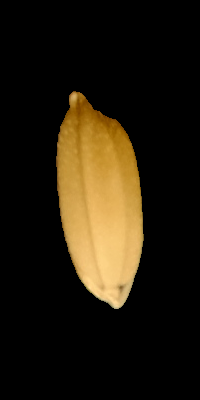
#> input picture 4. Edge Detection/images/seed.png, 200 x 400 px; the run also reads 1 picture not shown here
$ jupyter execute --allow-errors Edge_Detection_2022.ipynb   (older library calls are emulated)
#> lines starting #> are read from the running program, lines starting #| are printed output that depends on the picture; after the words box and inside, x2 and y2 are one past the last pixel; in counts of white or black regions, pixels touching at a corner belong together
# Assignment 4: Edge Detection
Tổng quan: Ở bài tập này, chúng ta sẽ thực hành lập trình một số hàm để phát hiện cạnh, đường biên.

[cell 1]
from IPython.display import Image

import matplotlib.pyplot as plt
import os
import cv2
import numpy as np

## Câu 1:
Viết hàm sử dụng phương pháp gradient (bằng hàm có sẵn) và dùng toán tử  Sobel/Prewitt  để tính đạo hàm.
Sử dụng kết quả trên và Canny để phát hiện đường bao cho một ảnh bất kỳ.
Kiểm tra sự ổn định của hai phương pháp trên toàn bô số ảnh hạt thóc trong thư mục
hiện thời. Nhận xét kết quả đạt được (tỉ lệ thành công của mỗi phương pháp).

### 1.1 Sobel Edge Detection
Thư viện OpenCV cung cấp hàm cv2.Sobel() để tính đạo hàm Sobel của ảnh.

Xem thêm các tham số của hàm: https://docs.opencv.org/4.5.2/d4/d86/group__imgproc__filter.html#gacea54f142e81b6758cb6f375ce782c8d

Để các thuật toán phát hiện biên edge detection làm việc tốt, trước hết ta cần làm mịn ảnh để loại bớt nhiễu. Ta có thể dùng hàm cv2.GaussianBlur() để làm mịn ảnh.

Hàm cv2.Sobel() cho phép tính đạo hàm theo các hướng dọc và ngang của ảnh, để tổng hợp kết quả, ta lấy trung bình của đạo hàm theo hai hướng tại mỗi điểm ảnh.

Cuối cùng, Sobel sẽ làm nổi bật các đường biên, còn các nhiễu sẽ mờ hơn, vì vậy ta chọn ngưỡng để loại bỏ các điểm ảnh có độ sáng thấp này.

Yêu cầu:
- Đọc ảnh đầu vào
- Chuyển sang ảnh xám
- Làm mịn ảnh bằng bộ lọc Gauss
- Tính đạo hàm theo phương ngang
- Tổng hợp kết quả bằng trung bình của đạo hàm theo hai hướng
- Dùng ngưỡng để loại bỏ điểm có cường độ sáng thấp

[cell 2]
def basic_sobel_edge_detection(image_path, blur_ksize=5, sobel_ksize=1, skipping_threshold=30):
    ### YOUR CODE HERE ###
#> called with image_path = 'images/seed.png', blur_ksize = 7, sobel_ksize = 1, skipping_threshold = 30
    img = cv2.imread(image_path) #Đọc ảnh đầu vào
#> img is the input picture: shape (400, 200, 3); mean B, G, R 12.9, 27.4, 35.5
    gray = cv2.cvtColor(img, cv2.COLOR_BGR2GRAY) #Chuyển ảnh thành ảnh đa mức xám
    img_gaussian =cv2.GaussianBlur(gray, (blur_ksize, blur_ksize), 0) #Lọc ảnh đa mức xám bằng bộ lọc Gauss với kích thước phụ thuộc vào blur_ksize

    #sobel
    img_sobelx = cv2.Sobel(img_gaussian,cv2.CV_8U,1,0,ksize=sobel_ksize)
    img_sobely = cv2.Sobel(img_gaussian, cv2.CV_8U, 0, 1, ksize=sobel_ksize) #Thực hiện Sobel theo phương y, tương tự theo phương x

    img_sobel = cv2.bitwise_or(img_sobelx, img_sobely) #Tổng hợp ảnh Sobel từ phương x và y

    #Cắt ngưỡng
    for i in range(img_sobel.shape[0]):
        for j in range(img_sobel.shape[1]):
            if img_sobel[i][j] < skipping_threshold:
                img_sobel[i][j] = 0
            else:
                img_sobel[i][j] = 255
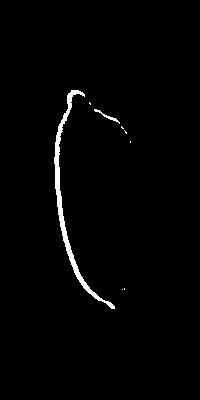
#> img_sobel: shape (400, 200); 1.5% white; 8 white regions (6 under 20 px), largest, box (x1, y1, x2, y2) and area: (54, 90, 115, 309) 1147, (94, 109, 120, 124) 66
    return img_sobel
    ### YOUR CODE HERE ###

Ta thử chạy hàm với một ảnh trong bộ dữ liệu và xem kết quả

[cell 3]
image_path = 'images/seed.png'
gray = cv2.imread(image_path, 0)
img_sobel = basic_sobel_edge_detection(image_path, 7, 1, 30)

#> (the rest of this cell did not finish here and is left out)

Yêu cầu:
- Tương tự như hàm basic_sobel_edge_detection
- Sử dụng CV_64F thay cho CV_8U để cải thiện chất lượng
- Sau đó dùng hai hàm np.absolute() và np.uint8() để đưa về kiểu dữ liệu ban đầu

[cell 4]
def sobel_edge_detection(image_path, blur_ksize=7, sobel_ksize=1, skipping_threshold=30):
    ### YOUR CODE HERE ###
#> called with image_path = 'images/seed.png', blur_ksize = 7, sobel_ksize = 1, skipping_threshold = 30
    img = cv2.imread(image_path)
    gray = cv2.cvtColor(img, cv2.COLOR_BGR2GRAY)
    img_gaussian =cv2.GaussianBlur(gray, (blur_ksize, blur_ksize), 0)

    img_sobelx = cv2.Sobel(img_gaussian,cv2.CV_64F,1,0,ksize=sobel_ksize)
    img_sobely = cv2.Sobel(img_gaussian, cv2.CV_64F, 0, 1, ksize=sobel_ksize)

    img_sobel = cv2.bitwise_or(img_sobelx, img_sobely)

    img_sobel = np.absolute(img_sobel)
    img_sobel = np.uint8(img_sobel)

    ### YOUR CODE HERE ###
    return img_sobel

[cell 5]
### YOUR CODE HERE ###
image_path = 'images/seed.png'
gray = cv2.imread(image_path, 0)
img_sobel = sobel_edge_detection(image_path, 7, 1, 30)

#> (the rest of this cell did not finish here and is left out)

### 1.2. Prewitt Edge Detection
Để tính đạo hàm theo toán tử Prewitt, ta có thể dùng hàm cv2.filter2D() và truyền tham số kernel theo Prewitt.

Ta sẽ tính 2 trường hợp cạnh black-to-white và white-to-black rồi tính trung bình cộng 2 kết quả.

Cuối cùng đặt ngưỡng loại bỏ nhiễu.

[cell 6]
import numpy as np

# [26 lines left out: function prewitt_edge_detection, not called in this run]

[cell 7]
def prewitt_edge_detection(image_path, blur_ksize = 5, skipping_threshold=30):
    ### YOUR CODE HERE ###
#> called with image_path = 'images/seed.png', blur_ksize = 5, skipping_threshold = 30
    img = cv2.imread(image_path)
    gray = cv2.cvtColor(img, cv2.COLOR_BGR2GRAY)
    img_gaussian = cv2.GaussianBlur(gray, (blur_ksize, blur_ksize), 0)

    #prewitt
    kernelx = np.array([[1,1,1],[0,0,0],[-1,-1,-1]])
    kernely = np.array([[-1,0,1],[-1,0,1],[-1,0,1]])
    img_prewittx = cv2.filter2D(img_gaussian, -1, kernelx)
    img_prewitty = cv2.filter2D(img_gaussian, -1, kernely)
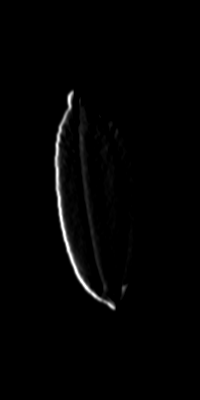
#> img_prewitty: shape (400, 200); min 0, max 255, mean 3.2
    img_prewitt1 = (img_prewittx + img_prewitty)/2

    kernelx2 = np.array([[1, 0, -1], [1, 0, -1], [1, 0, -1]])
    kernely2 = np.array([[-1, -1, -1], [0, 0, 0], [1, 1, 1]])
    img_prewittx2 = cv2.filter2D(img_gaussian, -1, kernelx2)
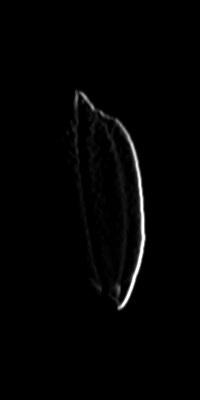
#> img_prewittx2: shape (400, 200); min 0, max 255, mean 3.1
    img_prewitty2 = cv2.filter2D(img_gaussian, -1, kernely2)
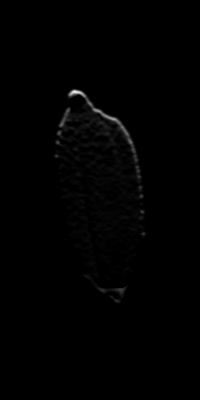
#> img_prewitty2: shape (400, 200); min 0, max 241, mean 1.4
    img_prewitt2 = (img_prewittx2 + img_prewitty2) / 2

    img_prewitt = (img_prewitt1 + img_prewitt2)/2
    for i in range(img_prewitt.shape[0]):
        for j in range(img_prewitt.shape[1]):
            if img_prewitt[i][j] < skipping_threshold:
                img_prewitt[i][j] = 0
            else:
                img_prewitt[i][j] = 255
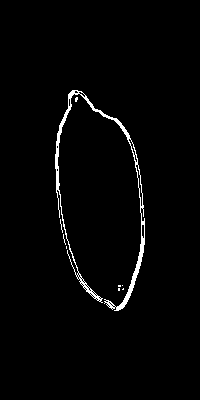
#> img_prewitt: shape (400, 200) float64; 1.9% white; 9 white regions (8 under 20 px), largest, box (x1, y1, x2, y2) and area: (55, 90, 145, 311) 1475
    return img_prewitt
    ### YOUR CODE HERE ###

[cell 8]
### YOUR CODE HERE ###
image_path = 'images/seed.png'
gray = cv2.imread(image_path, 0)
img_sobel = prewitt_edge_detection(image_path, 5, 30)

#> (the rest of this cell did not finish here and is left out)

### 1.3. Canny Edge Detection
Thư viện OpenCV cung cấp hàm cv2.Canny() để phát hiện biên bằng thuật toán Canny.

https://docs.opencv.org/4.5.2/dd/d1a/group__imgproc__feature.html#ga04723e007ed888ddf11d9ba04e2232de

Tương tự như các phương pháp phát hiện biên ở trên, trước hết ta cũng dùng cv2.GaussianBlur() để làm mịn ảnh rồi chọn ngưỡng để loại bỏ nhiễu.

[cell 9]
# [15 lines left out: function canny_edge_detection, not called in this run]

[cell 10]
def canny_edge_detection(image_path, blur_ksize=5, threshold1=100, threshold2=200, skipping_threshold=30):
    ### YOUR CODE HERE ###
#> called with image_path = 'images/seed.png', blur_ksize = 5, threshold1 = 100, threshold2 = 200, skipping_threshold = 30
    img = cv2.imread(image_path)
    gray = cv2.cvtColor(img, cv2.COLOR_BGR2GRAY)
    img_gaussian = cv2.GaussianBlur(gray, (blur_ksize, blur_ksize), 0)

    img_canny = cv2.Canny(img_gaussian, threshold1, threshold2) #Lọc Canny theo 2 ngưỡng threshold1 và threshold2
#> img_canny: shape (400, 200); 0.74% white in thin lines or dots, all inside (x1, y1, x2, y2) = (56, 91, 144, 309)
    for i in range(img_canny.shape[0]):
        for j in range(img_canny.shape[1]):
            if img_canny[i][j] < skipping_threshold:
                img_canny[i][j] = 0
            else:
                img_canny[i][j] = 255
    return img_canny
    ### YOUR CODE HERE ###

[cell 11]
### YOUR CODE HERE ###
image_path = 'images/seed.png'
gray = cv2.imread(image_path, 0)
img_sobel = canny_edge_detection(image_path, 5, 100, 200, 30)

#> (the rest of this cell did not finish here and is left out)

## Câu 3:
Đếm số pixel trên mỗi đường bao (chu vi) từ kết quả câu 2. Vẽ phân bố vể chu vi của mỗi
giống thóc (sử dụng dữ liệu của 30 ảnh). Nhận xét sự khác biệt giữa hai phân bố khi dùng kết
quả của hai phương pháp phát hiện biên tương ứng.

### Phân bố của Sobel edge detection

[cell 12]
image_dir = 'data/'
list_c = []
for file in os.listdir(image_dir):
    image_path = os.path.join(image_dir, file)
    skipping_threshold = 30
    img_sobel = sobel_edge_detection(image_path, skipping_threshold=skipping_threshold)
#> call 2 of sobel_edge_detection, with image_path = 'data/NT16_S10.png', blur_ksize = 7, sobel_ksize = 1, skipping_threshold = 30
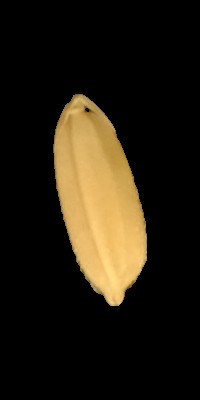
#> input picture 4. Edge Detection/data/NT16_S10.png, 200 x 400 px
#> in sobel_edge_detection, img is the input picture: shape (400, 200, 3); mean B, G, R 16, 28.8, 35.9
#> in sobel_edge_detection (call 2), `gray = cv2.cvtColor(img, cv2.COLOR_BGR2GRAY)`:
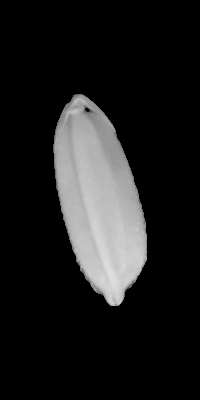
#> gray: shape (400, 200); min 0, max 222, mean 29.5
#> in sobel_edge_detection (call 2), `img_sobelx = cv2.Sobel(img_gaussian,cv2.CV_64F,1,0,ksize=sobel_ksize)`:
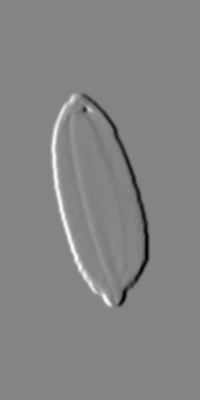
#> img_sobelx: shape (400, 200) float64; min -92, max 85, mean 0; drawn with min black and max white
#> in sobel_edge_detection (call 2), `img_sobely = cv2.Sobel(img_gaussian, cv2.CV_64F, 0, 1, ksize=sobel_ksi..`:
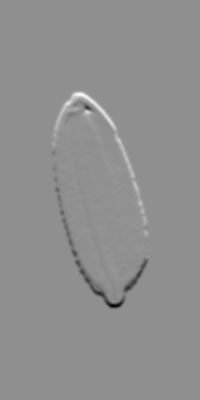
#> img_sobely: shape (400, 200) float64; min -97, max 75, mean 0; drawn with min black and max white
#> in sobel_edge_detection (call 2), `img_sobel = np.uint8(img_sobel)`:
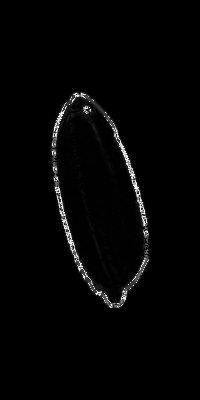
#> img_sobel: shape (400, 200); min 0, max 252, mean 4.3
    chuvi = 0
    for i in range(img_sobel.shape[0]):
        for j in range(img_sobel.shape[1]):
            if img_sobel[i][j] >= skipping_threshold:
                chuvi += 1
#> after the loop, chuvi = 2403
    list_c.append(chuvi)
#> pass 2 of the loop `for file in os.listdir(image_dir):`:
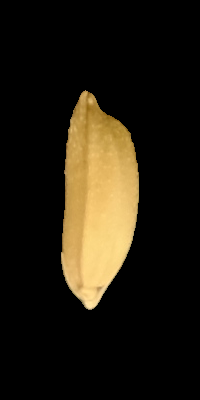
#> input picture 4. Edge Detection/data/NT16_S11.png, 200 x 400 px
#> in sobel_edge_detection, img is the input picture: shape (400, 200, 3); mean B, G, R 15.5, 27.7, 34
#> in sobel_edge_detection (call 3), `img_sobely = cv2.Sobel(img_gaussian, cv2.CV_64F, 0, 1, ksize=sobel_ksi..`:
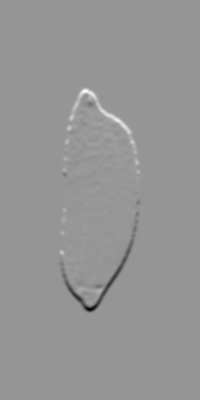
#> img_sobely: shape (400, 200) float64; min -105, max 74, mean 0; drawn with min black and max white
#> in sobel_edge_detection (call 3), `img_sobel = np.absolute(img_sobel)`:
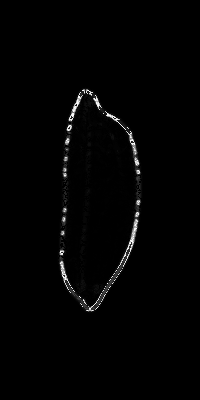
#> img_sobel: shape (400, 200) float64; 3.82% of the values are NaN or infinite; the others: min 0, max 508, mean 6.17; drawn with min black, max white, NaN and infinite black
#> pass 3 of the loop `for file in os.listdir(image_dir):`:
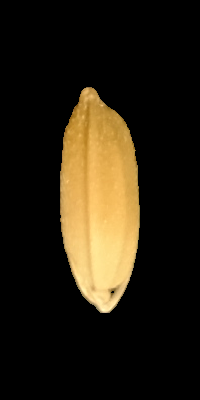
#> input picture 4. Edge Detection/data/NT16_S12.png, 200 x 400 px
#> in sobel_edge_detection, img is the input picture: shape (400, 200, 3); mean B, G, R 16.7, 31.2, 39.2
#> in sobel_edge_detection (call 4), `img_sobel = np.uint8(img_sobel)`:
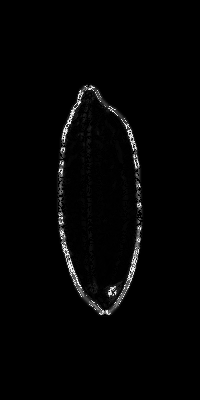
#> img_sobel: shape (400, 200); min 0, max 252, mean 4.2
plt.hist(list_c, 30, [0, 4000]); plt.show()
#> (this line was passed over: IPython is not available in this run)

### Phân bố của Prewitt edge detection
Thực hiện tương tự phân bố của Sobel

[cell 13]
### YOUR CODE HERE ###
image_dir = 'data/'
list_c = []
for file in os.listdir(image_dir):
    image_path = os.path.join(image_dir, file)
    skipping_threshold = 30
    img_sobel = prewitt_edge_detection(image_path, skipping_threshold=skipping_threshold)
    chuvi = 0
    for i in range(img_sobel.shape[0]):
        for j in range(img_sobel.shape[1]):
            if img_sobel[i][j] >= skipping_threshold:
                chuvi += 1
#> after the loop, chuvi = 1471
    list_c.append(chuvi)
#> pass 2 of the loop `for file in os.listdir(image_dir):`:
#> pass 3 of the loop `for file in os.listdir(image_dir):`:
plt.hist(list_c, 30, [0, 4000]); plt.show()
#> (this line was passed over: IPython is not available in this run)

### Phân bố của Canny edge detection
Thực hiện tương tự phân bố của Sobel

[cell 14]
### YOUR CODE HERE ###
image_dir = 'data/'
list_c = []
for file in os.listdir(image_dir):
    image_path = os.path.join(image_dir, file)
    skipping_threshold = 30
    threshold1 = 100
    threshold2 = 200
    img_sobel = canny_edge_detection(image_path,threshold1=threshold1, threshold2=threshold2, skipping_threshold=skipping_threshold)
    chuvi = 0
    for i in range(img_sobel.shape[0]):
        for j in range(img_sobel.shape[1]):
            if img_sobel[i][j] >= skipping_threshold:
                chuvi += 1
#> after the loop, chuvi = 591
    list_c.append(chuvi)
#> pass 2 of the loop `for file in os.listdir(image_dir):`:
#> pass 3 of the loop `for file in os.listdir(image_dir):`:
plt.hist(list_c, 30, [0, 4000]); plt.show()
#> (this line was passed over: IPython is not available in this run)

## Câu 4:
Phát hiện làn đường: Dùng các phương pháp phát hiện biên ở trên để phát hiện làn đường trong các trường hợp sau

### 4.1: Làn đường thẳng

[cell 15]
Image('./lane_detection/lane1.png')

Dùng hàm Sobel đã tạo

[cell 16]
image_path = './lane_detection/lane1.png'

img_sobel = sobel_edge_detection(image_path, 3, 1, 30)

plt.figure(figsize=(12,12))
#> (this line was passed over: IPython is not available in this run)
plt.imshow(img_sobel,cmap='gray')
#> (this line was passed over: IPython is not available in this run)
plt.show()

Dùng hàm Prewitt đã tạo

[cell 17]
### YOUR CODE HERE ###

img_prewitt = prewitt_edge_detection(image_path, 5, 30)

### YOUR CODE HERE ###

plt.figure(figsize=(12,12))
#> (this line was passed over: IPython is not available in this run)
plt.imshow(img_prewitt,cmap='gray')
#> (this line was passed over: IPython is not available in this run)
